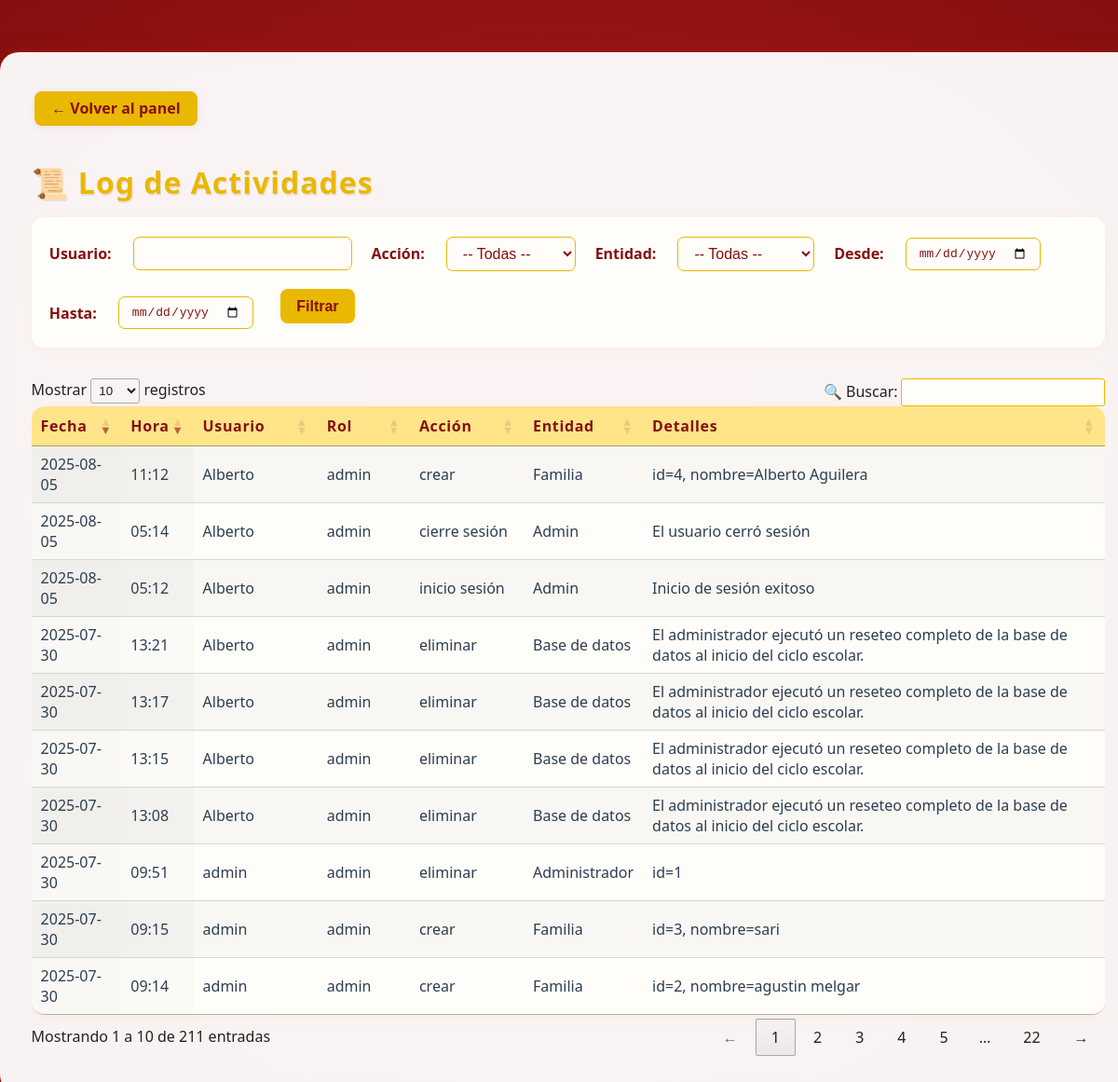
Before: /admin/log (signed in) with the older database file.
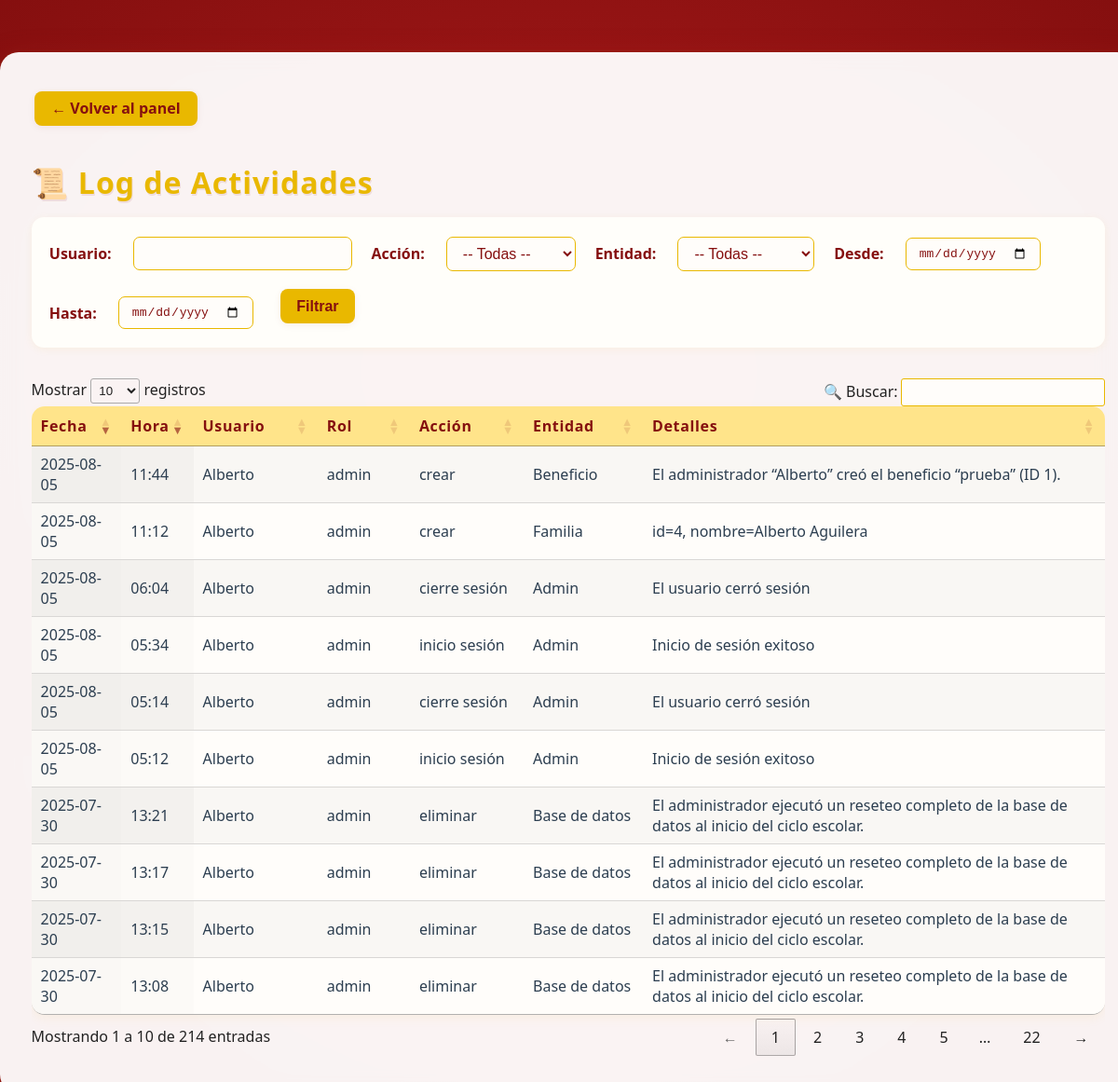
After: the same page with the newer database file.
### app/models.py (models this page shows, shortened)
class LogEntry(db.Model):
    __tablename__ = 'log_entries'
    id = db.Column(db.Integer, primary_key=True)
    timestamp = db.Column(
        db.DateTime,
        default=lambda: datetime.now(pytz.timezone('America/Merida')).replace(tzinfo=None),
        nullable=False
    )
    user = db.Column(db.String(64), nullable=False)
    role = db.Column(db.String(32), nullable=False)
    action = db.Column(db.String(32), nullable=False)   # e.g. 'crear', 'editar', 'eliminar', 'login'
    entity = db.Column(db.String(32), nullable=False)   # e.g. 'Familia', 'EventoQR', 'Admin'
    details = db.Column(db.Text, nullable=True)         # Descripción detallada

### app/routes.py (the view)
@app.route("/admin/log")
@login_requerido_admin
def log():
    usuario     = request.args.get("usuario", "")
    accion      = request.args.get("accion", "")
    entidad     = request.args.get("entidad", "")
    fecha_desde = request.args.get("desde", "")
    fecha_hasta = request.args.get("hasta", "")
    q = LogEntry.query
    if usuario:
        q = q.filter(LogEntry.user.ilike(f"%{usuario}%"))
    if accion:
        q = q.filter(LogEntry.action == accion)
    if entidad:
        q = q.filter(LogEntry.entity == entidad)
    if fecha_desde:
        dt = datetime.strptime(fecha_desde, "%Y-%m-%d")
        q = q.filter(LogEntry.timestamp >= dt)
    if fecha_hasta:
        dt = datetime.strptime(fecha_hasta, "%Y-%m-%d") + timedelta(hours=23, minutes=59, seconds=59)
        q = q.filter(LogEntry.timestamp <= dt)
    entries = q.order_by(LogEntry.timestamp.desc()).all()
    local_tz = pytz.timezone("America/Mexico_City")
    for e in entries:
        e.local_ts = e.timestamp.replace(tzinfo=pytz.utc).astimezone(local_tz)
    return render_template("log.html", entries=entries)

### app/__init__.py (called while the page is built)
@app.before_request
def mantener_sesion_activa():
    session.permanent = True

@app.template_filter('localtime')
def localtime_filter(utc_dt):
    if utc_dt is None:
        return ''
    local_tz = pytz.timezone('America/Mexico_City')
    if utc_dt.tzinfo is None:
        utc_dt = pytz.utc.localize(utc_dt)
    return utc_dt.astimezone(local_tz).strftime('%Y-%m-%d %H:%M')

### app/routes.py (called while the page is built, shortened)
def login_requerido_admin(f):
    @wraps(f)
    def decorada(*args, **kwargs):
        if "admin_id" not in session:
            return redirect(url_for("login"))
        return f(*args, **kwargs)
    return decorada

@app.before_request
def refrescar_timeout():
    if "admin_id" in session:
        now = datetime.utcnow()
        last = session.get("last_activity", now)
        if hasattr(last, "tzinfo") and last.tzinfo is not None:
            last = last.astimezone(timezone.utc).replace(tzinfo=None)
        session["last_activity"] = now

### app/templates/log.html (shortened to what this page needs)
<!DOCTYPE html>
<html lang="es">
<head>
    <link rel="stylesheet" href="{{ url_for('static', filename='css/admin.css') }}">
    <link rel="stylesheet" href="https://cdn.datatables.net/1.13.6/css/jquery.dataTables.min.css">
</head>
<body>
    <div class="admin-contenedor">
        <a href="{{ url_for('panel_admin') }}" class="btn-primary" style="margin-bottom:1.1em; display:inline-block;">← Volver al panel</a>
        <h1 style="margin-bottom:0.5em;">📜 Log de Actividades</h1>
        <form method="GET" class="log-filter-form">
            <div class="log-filter-row">
                <label>Usuario:</label>
                <input type="text" name="usuario" value="{{ request.args.get('usuario','') }}">
                <label>Acción:</label>
                <select name="accion">
                    <option value="">-- Todas --</option>
                </select>
                <label>Entidad:</label>
                <select name="entidad">
                    <option value="">-- Todas --</option>
                </select>
                <label>Desde:</label>
                <input type="date" name="desde" value="{{ request.args.get('desde','') }}">
                <label>Hasta:</label>
                <input type="date" name="hasta" value="{{ request.args.get('hasta','') }}">
                <button type="submit" class="btn btn-primary">Filtrar</button>
            </div>
        </form>
        <div class="table-responsive">
            <table id="tabla-log" class="display stripe" style="width:100%;">
                <thead>
                    <tr>
                        <th>Fecha</th>
                        <th>Hora</th>
                        <th>Usuario</th>
                        <th>Rol</th>
                        <th>Acción</th>
                        <th>Entidad</th>
                        <th>Detalles</th>
                    </tr>
                </thead>
                <tbody>
                    {% for entry in entries %}
                        {% set local = entry.timestamp|localtime %}
                        <tr>
                            <td>{{ local[:10] }}</td>
                            <td>{{ local[11:] }}</td>
                            <td>{{ entry.user }}</td>
                            <td>{{ entry.role }}</td>
                            <td>{{ entry.action }}</td>
                            <td>{{ entry.entity }}</td>
                            <td>{{ entry.details }}</td>
                        </tr>
                    {% endfor %}
                </tbody>
            </table>
        </div>
    </div>
</body>
</html>

### app/static/css/admin.css (style rules this page uses)
body { font-family: 'Segoe UI', Arial, sans-serif; background: radial-gradient(ellipse at center, #af1c1c 0%, #850f0f 100%); min-height: 100vh; margin: 0; color: #222; position: relative; }
.admin-contenedor { position: relative; z-index: 5; background: rgba(255,255,255,0.95); backdrop-filter: blur(10px); border-radius: 20px; box-shadow: 0 8px 32px 0 #ae1e1a44, 0 2px 8px #e9b80022; width: 96%; max-width: 1600px; margin: 3.5rem auto 2rem auto; padding: 2.4rem 2.1rem 2.5rem 2.1rem; }
h1, h2, h3 { color: #e9b800; font-weight: 700; margin-bottom: 0.8rem; letter-spacing: 1px; text-shadow: 1px 2px 0 #850f0f18; }
.table-responsive { overflow-x: auto; }
table { width: 100%; background: #fffdfa; border-radius: 14px; box-shadow: 0 4px 12px #e9b80011; overflow: hidden; margin-top: 1.3em; }
th { background: #ffe48a; color: #850f0f; font-weight: 700; letter-spacing: 0.04em; padding: 13px 8px; }
td { background: #fffdfa; color: #2c3e50; padding: 13px 8px; }
button, .btn, .btn-primary { background-color: #e9b800; color: #850f0f; border: none; padding: 10px 17px; border-radius: 7px; cursor: pointer; font-size: 1rem; font-weight: bold; margin: 0.2em; box-shadow: 0 2px 8px #850f0f15; transition: background 0.19s, color 0.19s, transform 0.13s; }
.btn-primary { background: #e9b800; color: #850f0f; font-weight: bold; padding: 0.48em 1.15em; border-radius: 8px; text-decoration: none; box-shadow: 0 2px 8px #850f0f11; transition: background 0.18s, color 0.18s, transform 0.13s; border: none; display: inline-block; margin-bottom: 1.1em; }
.log-filter-form { margin-bottom: 2.1em; background: #fffefa; border-radius: 13px; box-shadow: 0 2px 10px #e9b80012; padding: 1.3em 1.2em 0.5em 1.2em; }
.log-filter-row { display: flex; flex-wrap: wrap; align-items: center; gap: 1em 1.3em; }
.log-filter-row label { font-weight: bold; color: #850f0f; margin-right: 0.14em; }
.log-filter-row select, .log-filter-row input[type="text"], .log-filter-row input[type="date"] { padding: 8px 13px; border-radius: 7px; border: 1.2px solid #e9b800; font-size: 1em; background: #fffdfa; color: #850f0f; min-width: 115px; }
.log-filter-row .btn-primary { background: #e9b800; color: #850f0f; font-weight: bold; padding: 0.6em 1.1em; border-radius: 8px; font-size: 1em; border: none; margin-left: 0.5em; transition: background 0.17s, color 0.17s, transform 0.11s; }

Changed rows visible on the page:
no longer on this page (row unchanged): LogEntry: timestamp "2025-07-30", local "09:51", user "admin", role "admin", action "eliminar", entity "Administrador", details "id=1"
no longer on this page (row unchanged): LogEntry: timestamp "2025-07-30", local "09:15", user "admin", role "admin", action "crear", entity "Familia", details "id=3, nombre=sari"
no longer on this page (row unchanged): LogEntry: timestamp "2025-07-30", local "09:14", user "admin", role "admin", action "crear", entity "Familia", details "id=2, nombre=agustin melgar"
added LogEntry: timestamp "2025-08-05", local "11:44", user "Alberto", role "admin", action "crear", entity "Beneficio", details "El administrador “Alberto” creó el beneficio “prueba” (ID 1)."
added LogEntry: timestamp "2025-08-05", local "06:04", user "Alberto", role "admin", action "cierre sesión", entity "Admin", details "El usuario cerró sesión"
added LogEntry: timestamp "2025-08-05", local "05:34", user "Alberto", role "admin", action "inicio sesión", entity "Admin", details "Inicio de sesión exitoso"
Other visible differences:
text written by a page script: "Mostrar registros 🔍 Buscar: Mostrando 1 a 10 de 211 entradas ← 1 2 3 4 5 … 22 →" → "Mostrar registros 🔍 Buscar: Mostrando 1 a 10 de 214 entradas ← 1 2 3 4 5 … 22 →"
